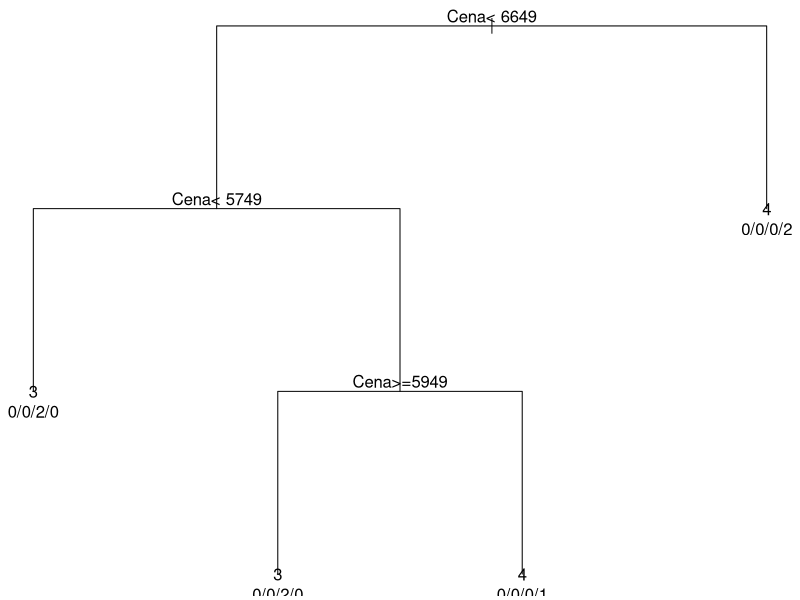

This chart was generated by the following R code:
#install.packages("rpart")
#install.packages("dplyr")
#install.packages("party")
library("rpart")
library("dplyr")
library("party")
data <- as.data.frame(matrix(c(1296000, 4096000, 4096000, 4096000, 1296000, 3317760, 4096000, 3317760, 3317760, 3317760, 5184000, 4096000,
                               8, 8, 8, 8, 8, 8, 8, 8, 8, 8, 16, 16,
                               128, 128, 128, 256, 256, 256, 256, 256, 256, 512, 512, 256,
                               3779, 5599, 5699, 6899, 5199, 5899, 6799, 6499, 5999, 7199, 12899, 9399), 12, 4))
labels <- c("1", "2", "3", "4", "5")
result <- c(2, 3, 4, 4, 3, 4, 4, 3, 3, 4, 3, 3)
factors <- factor(result, labels)
data <- cbind(data, factors)
colnames(data) <- c("Ekran", "Ram", "Dysk", "Cena", "Ranking")

mydata <- c("training", "test") %>% sample(nrow(data), replace=T) %>% split(data, .)
rtree_fit <- rpart(Ranking ~ ., mydata$training, control=rpart.control(minsplit=1, minbucket=1, cp=0.001))
par(mar = rep(0.2, 4))
plot(rtree_fit, uniform = TRUE)
text(rtree_fit, use.n = TRUE)
